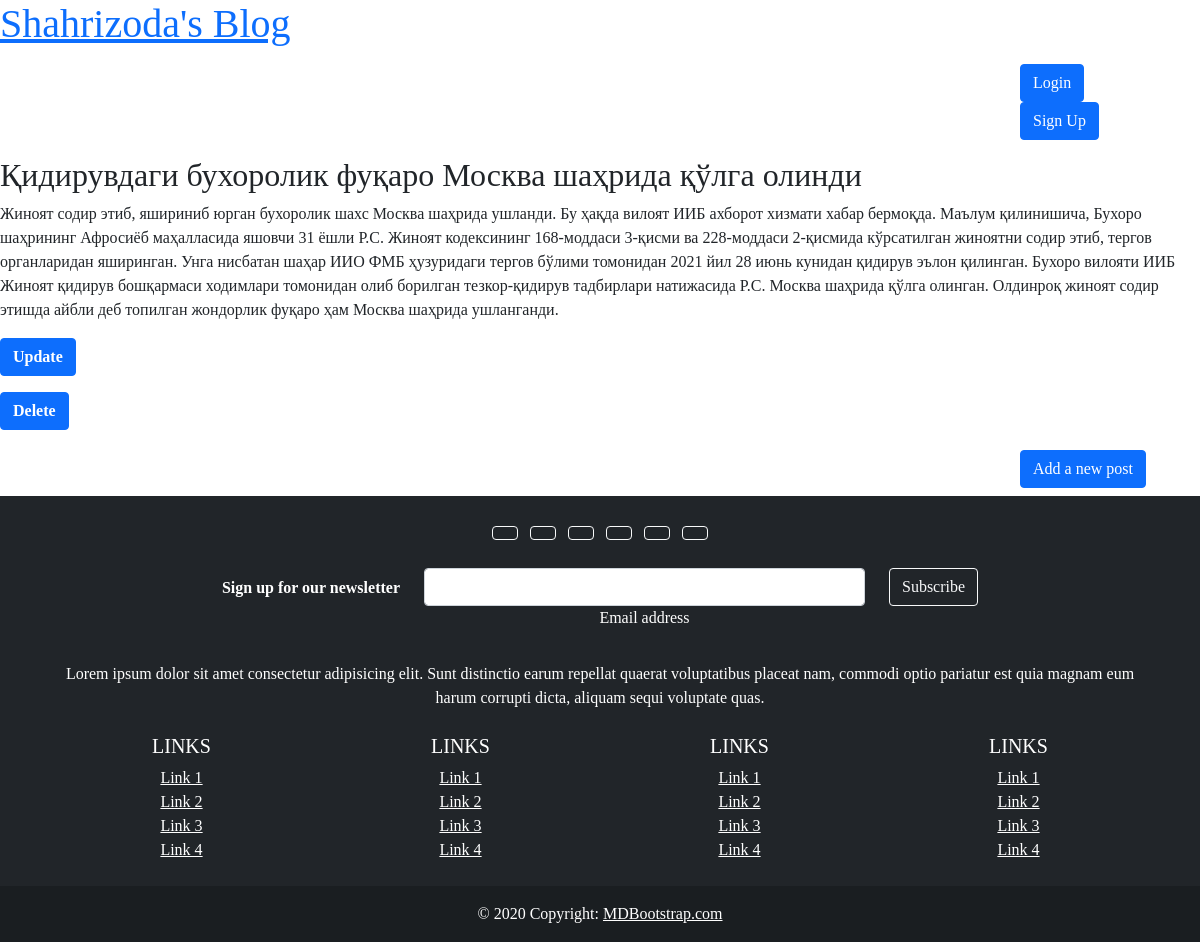
Screenshot of /detail-post/3/ with the database file from the repository.
### blog/models.py (models this page shows, shortened)
class Post(models.Model):
    title=models.CharField(max_length=300)
    body=models.TextField()
    author=models.ForeignKey(
        'auth.User',
        on_delete=models.CASCADE
    ),
    created_at=models.DateTimeField(auto_now=True)
    objects= models.Manager()

### blog/views.py (the view)
# urls.py: path('detail-post/<int:pk>/',detail_post,name='detail_post'),
def detail_post(request,pk):
    post=Post.objects.get(id=pk)
    return render(request,'detail_post.html',{'post':post})

### templates/detail_post.html
{% extends "base.html" %}
{% block content %}
<div class="post-entry">
    <h2>
        {{ post.title }}
    </h2>
    <p>{{ post.body }}</p>
</div>
<p><a href="{% url 'update_post' post.pk %}" class="btn btn-primary"><strong>Update</strong> </a></p>
<p><a href="{% url 'delete_post' post.pk %}" class="btn btn-primary"> <strong>Delete</strong> </a></p>
{% endblock content %}

### templates/base.html (style rules this page uses)
body { font-family: cursive; text-decoration: none; }

### rows the page displays
Post: title "Қидирувдаги бухоролик фуқаро Москва шаҳрида қўлга олинди", body "Жиноят содир этиб, яшириниб юрган бухоролик шахс Москва шаҳрида ушланди. Бу ҳақда вилоят ИИБ ахборот хизмати хабар бермоқда. Маълум қилинишича, Бухоро шаҳрининг Афросиёб маҳалласида яшовчи 31 ёшли Р.С. Жиноят кодексининг 168-моддаси 3-қисми ва 228-моддаси 2-қисмида кўрсатилган жиноятни содир этиб, тергов органларидан яширинган. Унга нисбатан шаҳар ИИО ФМБ ҳузуридаги тергов бўлими томонидан 2021 йил 28 июнь кунидан қидирув эълон қилинган. Бухоро вилояти ИИБ Жиноят қидирув бошқармаси ходимлари томонидан олиб борилган тезкор-қидирув тадбирлари натижасида Р.С. Москва шаҳрида қўлга олинган. Олдинроқ жиноят содир этишда айбли деб топилган жондорлик фуқаро ҳам Москва шаҳрида ушланганди."
